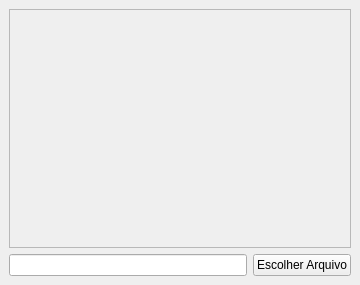
<?xml version="1.0" encoding="UTF-8"?>
<ui version="4.0">
 <class>MainWindow</class>
 <widget class="QMainWindow" name="MainWindow">
  <property name="geometry">
   <rect>
    <x>0</x>
    <y>0</y>
    <width>360</width>
    <height>285</height>
   </rect>
  </property>
  <property name="windowTitle">
   <string>Redimensionador</string>
  </property>
  <widget class="QWidget" name="centralwidget">
   <layout class="QGridLayout" name="gridLayout">
    <item row="1" column="0">
     <widget class="QLineEdit" name="inputAbrirArquivo"/>
    </item>
    <item row="1" column="1">
     <widget class="QPushButton" name="btnEscolherArquivo">
      <property name="text">
       <string>Escolher Arquivo</string>
      </property>
     </widget>
    </item>
    <item row="0" column="0" colspan="2">
     <widget class="QScrollArea" name="scrollArea">
      <property name="widgetResizable">
       <bool>true</bool>
      </property>
      <widget class="QWidget" name="scrollAreaWidgetContents">
       <property name="geometry">
        <rect>
         <x>0</x>
         <y>0</y>
         <width>336</width>
         <height>226</height>
        </rect>
       </property>
       <layout class="QGridLayout" name="gridLayout_2">
        <item row="0" column="0">
         <widget class="QLabel" name="labelImg">
          <property name="text">
           <string/>
          </property>
         </widget>
        </item>
       </layout>
      </widget>
     </widget>
    </item>
   </layout>
  </widget>
 </widget>
 <resources/>
 <connections/>
</ui>
